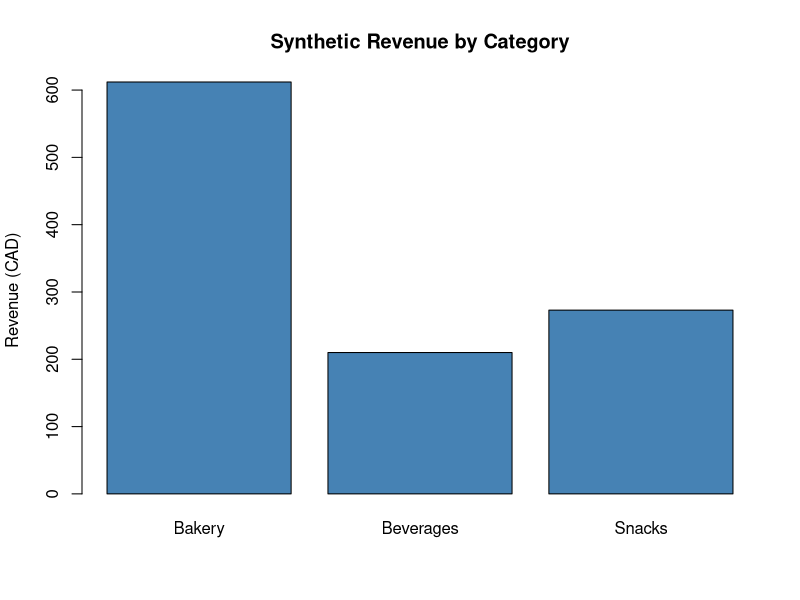

The R script that drew this image:
# Retail Sales Analysis — synthetic example
# Purpose: summarize sales by category using base R.
# Input: synthetic_sales.csv with date, category, quantity, unit_price.
# Output: printed category totals and a bar chart.

sales <- read.csv("synthetic_sales.csv", stringsAsFactors = FALSE)
required <- c("date", "category", "quantity", "unit_price")
stopifnot(all(required %in% names(sales)))
stopifnot(all(!is.na(sales$quantity)), all(!is.na(sales$unit_price)))
stopifnot(all(sales$quantity >= 0), all(sales$unit_price >= 0))
sales$revenue <- sales$quantity * sales$unit_price
category_totals <- aggregate(revenue ~ category, data = sales, FUN = sum)
category_totals <- category_totals[order(category_totals$category), ]
print(category_totals)
barplot(category_totals$revenue, names.arg = category_totals$category,
        main = "Synthetic Revenue by Category", ylab = "Revenue (CAD)",
        col = "steelblue")
